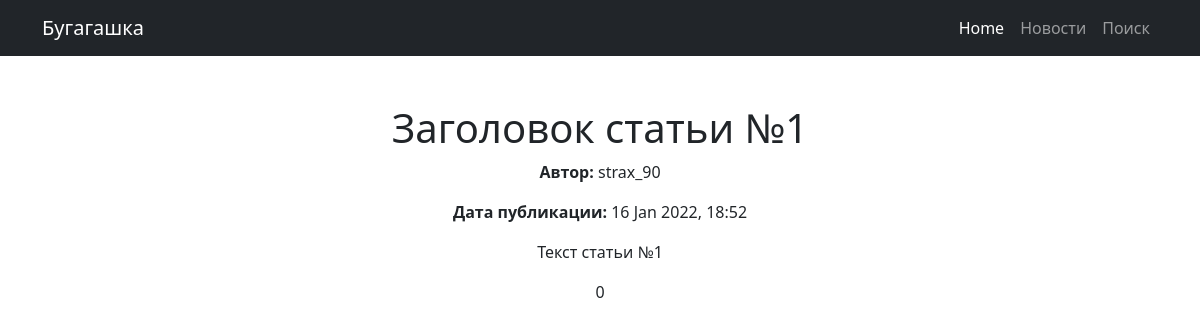
Before: /news/2 with the older database file.
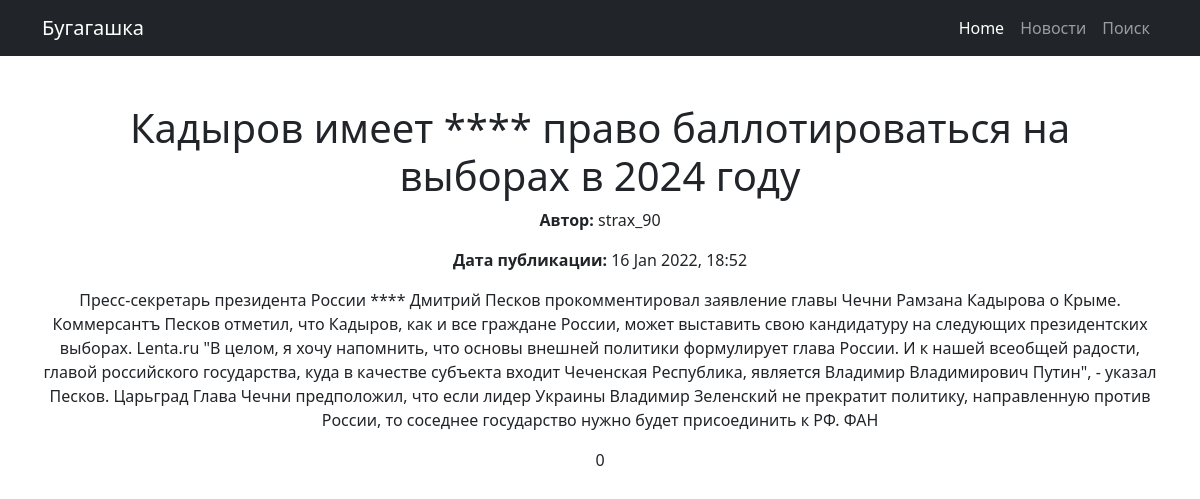
After: the same page with the newer database file.
### news/models.py (models this page shows, shortened)
class Post (models.Model):
    author = models.ForeignKey(Author, on_delete=models.CASCADE)
    NEWS = 'NW'
    ARTICLE = 'AR'
    CATEGORY_CHOICE = (
        (NEWS, 'Новость'),
        (ARTICLE, 'Статья')
    )
    categoryType = models.CharField(max_length=2, choices=CATEGORY_CHOICE, default=ARTICLE)
    dateCreation = models.DateTimeField(auto_now_add=True)
    postCategory = models.ManyToManyField(Category, through='PostCategory')
    title = models.CharField(max_length=128)
    text = models.TextField()
    rating = models.SmallIntegerField(default=0)

class Author(models.Model):
    authorUser = models.OneToOneField(User, on_delete=models.CASCADE)
    ratingAuthor = models.SmallIntegerField(default=0)

### news/views.py (the view)
# urls.py: path('<int:pk>', PostDetail.as_view()),
class PostDetail(DetailView):
    model = Post
    template_name = 'post.html'
    context_object_name = 'post'

### news/templatetags/my_filters.py (called while the page is built)
@register.filter(name='Censor')
def Censor(value):
    censor_list = ['стопслово', 'стопслово2', 'стопслово3', 'стопслово1', 'тест']
    list_words = value.split()
    for i in censor_list:
        for j in list_words:
            if j == i:
                a = list_words.index(j)
                list_words.remove(j)
                list_words.insert(a, '*' * len(j))
    return ' '.join(list_words)

### templates/post.html (shortened to what this page needs)
{% extends 'default.html' %}
{% load my_filters %}
{% block content %}
    <h1>{{ post.title|Censor }}</h1>
        <p><b>Автор:</b> {{ post.author.authorUser }}</p>
        <p><b>Дата публикации:</b> {{ post.dateCreation|date:'d M Y, H:i'}}</p>
        <p>{{ post.text|Censor }}</p>
        <p>{{ post.rating }}</p>
{% endblock content %}

Changed rows visible on the page:
changed Post "strax_90": title|Censor "Заголовок статьи №1" → "Кадыров имеет **** право баллотироваться на выборах в 2024 году"; text|Censor "Текст статьи №1" → "Пресс-секретарь президента России **** Дмитрий Песков прокомментировал заявление главы Чечни Рамзана Кадырова о Крыме. Коммерсантъ Песков отметил, что Кадыров, как и все граждане России, может выставить свою кандидатуру на следующих президентских выборах. Lenta.ru \"В целом, я хочу напомнить, что основы внешней политики формулирует глава России. И к нашей всеобщей радости, главой российского государства, куда в качестве субъекта входит Чеченская Республика, является Владимир Владимирович Путин\", - указал Песков. Царьград Глава Чечни предположил, что если лидер Украины Владимир Зеленский не прекратит политику, направленную против России, то соседнее государство нужно будет присоединить к РФ.…"
